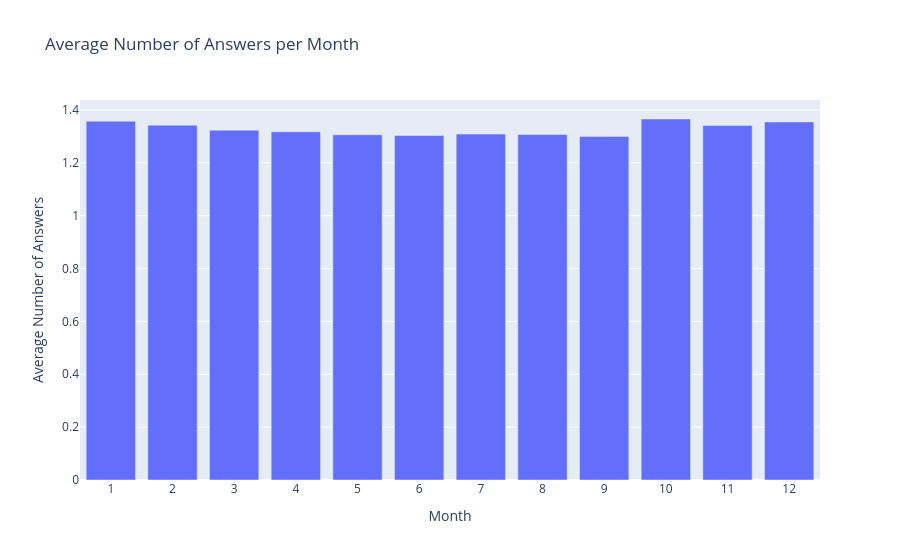

Write notebook code for a chart like this one.
### Code cell
# Plot Number of Answers vs Month of the Year
# As the data is to heavy groupby year to plot
grouped = numeric_df.groupby("month")["answer_count"].mean().reset_index()
grouped = grouped.dropna()

fig = go.Figure()
fig.add_trace(go.Bar(
    x=grouped["month"].astype(str),
    y=grouped["answer_count"]
))

fig.update_layout(
    title="Average Number of Answers per Month",
    xaxis_title="Month",
    yaxis_title="Average Number of Answers"
)
fig.show()

### Figure 1 — Plotly figure (JSON) as saved in the notebook; plotly's stock layout.template omitted (floating-point values rounded to 4 significant figures)
{"data": [{"type": "bar", "x": ["1", "2", "3", "4", "5", "6", "7", "8", "9", "10", "11", "12"], "y": [1.358, 1.343, 1.324, 1.317, 1.306, 1.304, 1.309, 1.307, 1.3, 1.366, 1.342, 1.355]}], "layout": {"title": {"text": "Average Number of Answers per Month"}, "xaxis": {"title": {"text": "Month"}}, "yaxis": {"title": {"text": "Average Number of Answers"}}}}
